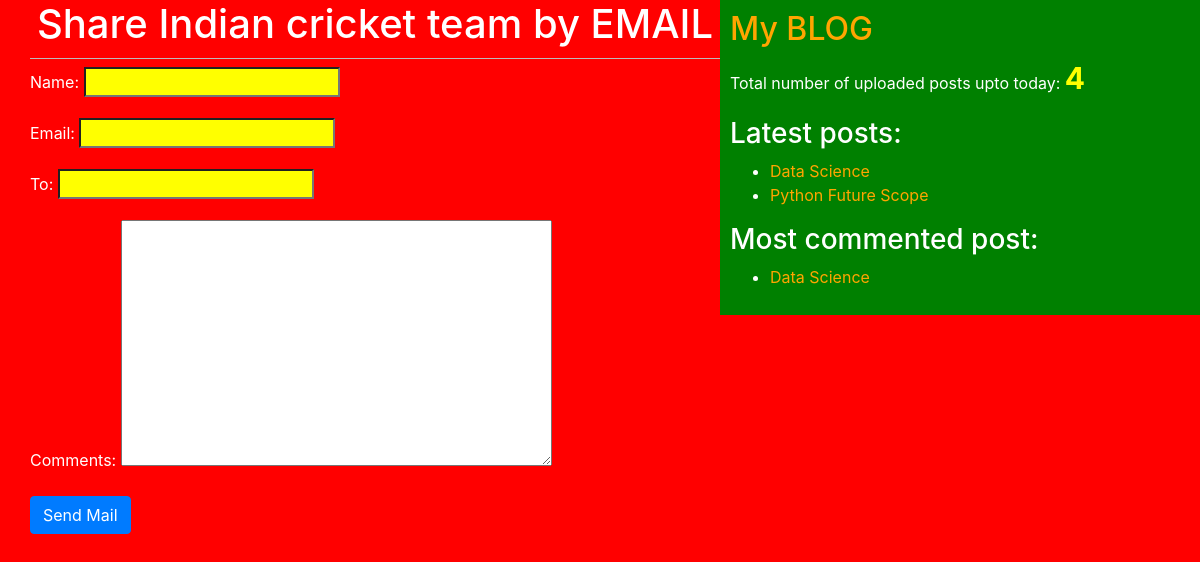
The app's page /2/share/ with its own data.
### blogapp/models.py (models this page shows, shortened)
class Post(models.Model):
    STATUS_CHOICES=(('draft', 'DRAFT'), ('published', 'PUBLISHED'))
    title=models.CharField(max_length=256)
    slug=models.SlugField(max_length=256, unique_for_date='publish')
    author=models.ForeignKey(User, related_name='blog_posts', on_delete=models.CASCADE)
    body=models.TextField()
    publish=models.DateTimeField(default=timezone.now)
    created=models.DateTimeField(auto_now_add=True) #whenever the post object got created automatically that time will be considered
    updated=models.DateTimeField(auto_now=True)
    status=models.CharField(max_length=10, choices=STATUS_CHOICES, default='draft')
    objects=CustomManager()
    tags=TaggableManager()
    class Meta:
        ordering=('-publish',) #descending order #also single value tuple ends with comma
    def get_absolute_url(self):
        return reverse('post_detail', args=[self.publish.year, self.publish.strftime('%m'), self.publish.strftime('%d'), self.slug])

### blogapp/views.py (the view)
# urls.py: path('<int:id>/share/', views.mail_send_view),
def mail_send_view(request, id):
    post=get_object_or_404(Post, id=id, status='published')
    sent=False
    if request.method=='POST':
        form=EmailSendForm(request.POST)
        if form.is_valid():
            cd=form.cleaned_data
            subject='{}({}) recommends you to read "{}"'.format(cd['name'], cd['email'], post.title) #string formatting
            post_url=request.build_absolute_uri(post.get_absolute_url()) #building url to be sent
            message="Read post at:\n {}\n\n{}\'s Comments are:\n{}".format(post_url, cd['name'], cd['comments'])
            send_mail(subject, message, 'anuj@blog.com', [cd['to']])
            sent=True
    else:
        form=EmailSendForm()
    return render(request, 'blogapp/sharebymail.html', {'form': form, 'post': post, 'sent':sent})

### blogapp/forms.py
class EmailSendForm(forms.Form):
    name=forms.CharField()
    email=forms.EmailField()
    to=forms.EmailField()
    comments=forms.CharField(required=False, widget=forms.Textarea)

### blogapp/models.py (called while the page is built)
    def get_queryset(self):
        return super().get_queryset().filter(status='published') #to show only published posts

### blogapp/templatetags/blogapp_extra.py (called while the page is built)
@register.simple_tag(name='my_tag')
def total_posts():
    return Post.objects.count()

@register.inclusion_tag('blogapp/latest_posts.html')
def show_latest_posts(count=3):
    latest_posts=Post.objects.order_by('-publish')[:count] #most recent 3
    return {'latest_posts': latest_posts}

@register.simple_tag()
def get_most_commented_posts(count=1):
    return Post.objects.annotate(total_comments=Count('comments')).order_by('-total_comments')[:count]

### templates/blogapp/sharebymail.html (shortened to what this page needs)
<!DOCTYPE html>
{%extends 'blogapp/base.html'%}
  {%block body_block%}
  {% if sent %}
    <h1>Email successfully sent</h1>
    <h2>Post {{post.title}} information shared by email</h2>
    {% else %}
      <h1>Share {{post.title}} by EMAIL</h1>
      <form method='POST'>
        {{form.as_p}}
        <input type="submit" class="btn btn-primary" value="Send Mail">
      </form>
    {%endif%}
  {%endblock%}

### templates/blogapp/base.html (shortened to what this page needs)
<!DOCTYPE html>
{%load static%}
{%load blogapp_extra%}
<html lang="" dir="ltr">
  <head>
    <link rel="stylesheet" href="https://cdn.jsdelivr.net/npm/bootstrap@4.6.0/dist/css/bootstrap.min.css">
    <link rel="stylesheet" href="{% static 'css/demo.css' %}">
  </head>
  <body>
    <div class="content">
      {%block body_block%}
      {%endblock%}
    </div>
    <div class="sidebar">
      <a href="/home"><h2>My BLOG</h2></a>
      <p>Total number of uploaded posts upto today: <span id='pcount'>{%my_tag%}</span></p>
      <h3>Latest posts:</h3>{%show_latest_posts 2%}
      <h3>Most commented post: </h3>
      {%get_most_commented_posts as most_commented_posts%}
      <ul>
        {%for post in most_commented_posts%}
          <li><a href="{{post.get_absolute_url}}">{{post.title}}</a></li>
        {%endfor%}
      </ul>
    </div>
  </body>
</html>

### templates/blogapp/latest_posts.html
<ul>
  {%for post in latest_posts%}
  <li><a href="{{post.get_absolute_url}}">{{post.title}}</a></li>
  {%endfor%}
</ul>

### static/css/demo.css (style rules this page uses)
.content { width: 60%; float: left; padding: 0 0 0 30px; background: red; height: 100%; }
.sidebar { width: 40%; float: right; padding: 10px; background: green; height: 100%; }
h1 { text-align: center; border-bottom: 1px solid #bbb; padding-bottom: 10px; }
body { color: white; background: red; }
a { color: orange; }
input { background: yellow; color: red; }
#pcount { font-size: 30px !important; color: yellow; font-weight: bold; }

### records on screen
Post: title "Indian cricket team"
Post: title "Data Science"
Post: title "Python Future Scope"
